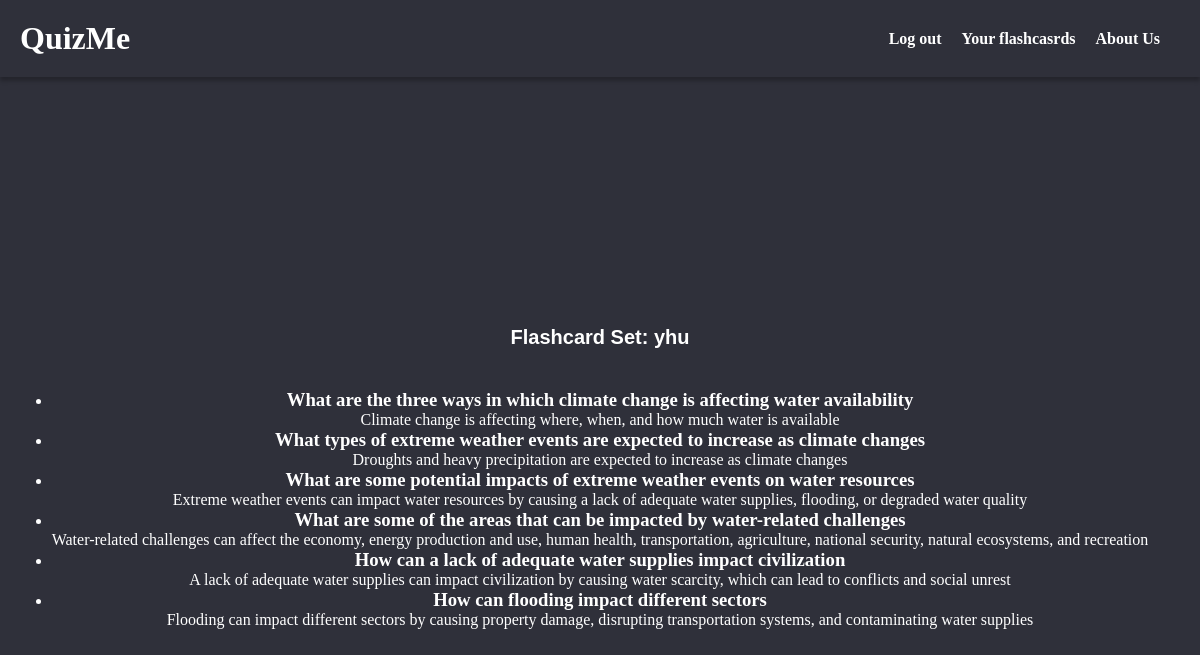
Screenshot of /single-flashcard/yhu (signed in) with the database file from the repository.
### run.py (models this page shows, shortened)
class FlashcardSet(db.Model):
    id = db.Column(db.Integer, primary_key=True)
    name = db.Column(db.String(100), nullable=False)
    user_id = db.Column(db.Integer, db.ForeignKey('user.id'), nullable=False)
    flashcards = db.relationship('Flashcard', backref='flashcard_set', lazy=True, cascade='all, delete-orphan')  # Add cascade option

class Flashcard(db.Model):
    id = db.Column(db.Integer, primary_key=True)
    front = db.Column(db.String(100), nullable=False)
    back = db.Column(db.String(100), nullable=False)
    flashcard_set_id = db.Column(db.Integer, db.ForeignKey('flashcard_set.id', ondelete='CASCADE'), nullable=False)  # Add ondelete option

### run.py (the view)
@app.route('/single-flashcard/<flashcard_set_name>')
def single_flashcard(flashcard_set_name):
    if 'user_id' not in session:
        return render_template('login.html', error_message="Please log in to access your flashcards.")
    user_id = session['user_id']
    user = User.query.get(user_id)
    flashcard_set = FlashcardSet.query.filter_by(name=flashcard_set_name, user=user).first()
    if flashcard_set:
        flashcards = flashcard_set.flashcards
        return render_template('single-flashcard.html', flashcards=flashcards, flashcard_set_name=flashcard_set_name)
    else:
        return "Flashcard set not found"

### templates/single-flashcard.html (shortened to what this page needs)
<!DOCTYPE html>
<html lang="en">
<head>
  <link rel="stylesheet" href="{{ url_for('static', filename='style.css') }}">
</head>
<body>
  <header>
    <div class="logo-container">
      <h1><b>QuizMe</b></h1>
    </div>
    <nav>
      <ul>
        <li><a href="{{ url_for('index') }}">Log out</a></li>
        <li><a href="{{ url_for('your_flashcards') }}">Your flashcasrds</a></li>
        <li><a href="{{ url_for('about_us') }}">About Us</a></li>
      </ul>
    </nav>
  </header>
  <section class="hero">
    <h1 class="subtitle">Flashcard Set: {{ flashcard_set_name }}</h1>
    <ul class="flashcard-list">
      {% for flashcard in flashcards %}
        <li>
          <div class="flashcard">
            <h3 class="flashcard-front">{{ flashcard.front }}</h3>
            <p class="flashcard-back">{{ flashcard.back }}</p>
          </div>
        </li>
      {% endfor %}
    </ul>
  </section>
</body>
</html>

### static/style.css (style rules this page uses)
* { box-sizing: border-box; margin: 0; padding: 0; }
body { font-family: popping; background-color: #2F303A; overflow-y: scroll; flex-direction: row; color: white; }
header { display: flex; align-items: center; justify-content: space-between; padding: 20px; box-shadow: 0px 4px 4px #00000040; width: 100%; }
h1 { color: white; }
nav ul { list-style: none; display: flex; }
nav ul li { margin-right: 20px; }
nav ul li a { text-decoration: none; color: white; font-weight: bold; }
.hero { text-align: center; padding: 100px 0; height: 100vh; display: flex; flex-direction: column; justify-content: center; align-items: center; }
.hero h1 { color: #ffffff; font-size: 36px; font-weight: bold; margin-bottom: 20px; }
.hero .subtitle { color: white; font-size: 20px; margin-bottom: 40px; font-family: Verdana, Geneva, Tahoma, sans-serif; }

### rows the page displays
FlashcardSet: name "yhu"
Flashcard: front "What are the three ways in which climate change is affecting water availability", back "Climate change is affecting where, when, and how much water is available"
Flashcard: front "What types of extreme weather events are expected to increase as climate changes", back "Droughts and heavy precipitation are expected to increase as climate changes"
Flashcard: front "What are some potential impacts of extreme weather events on water resources", back "Extreme weather events can impact water resources by causing a lack of adequate water supplies, flooding, or degraded water quality"
Flashcard: front "What are some of the areas that can be impacted by water-related challenges", back "Water-related challenges can affect the economy, energy production and use, human health, transportation, agriculture, national security, natural ecosystems, and recreation"
Flashcard: front "How can a lack of adequate water supplies impact civilization", back "A lack of adequate water supplies can impact civilization by causing water scarcity, which can lead to conflicts and social unrest"
Flashcard: front "How can flooding impact different sectors", back "Flooding can impact different sectors by causing property damage, disrupting transportation systems, and contaminating water supplies"
